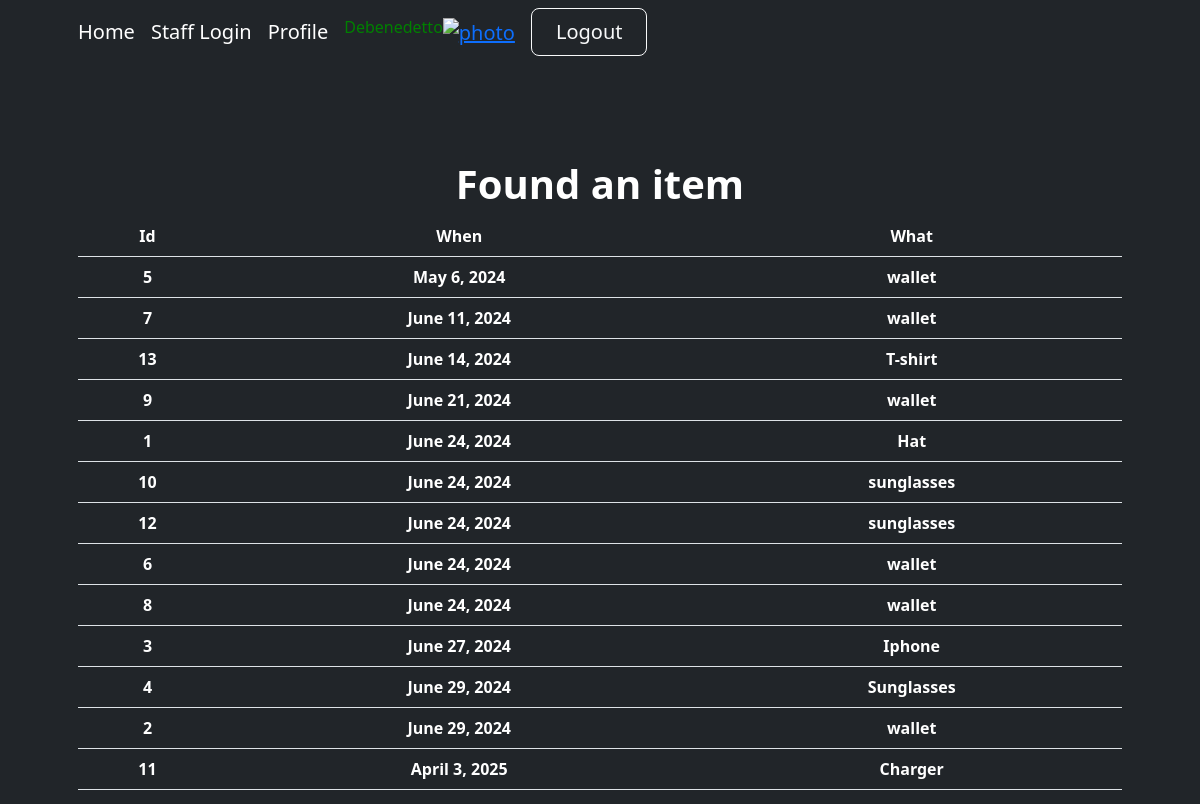
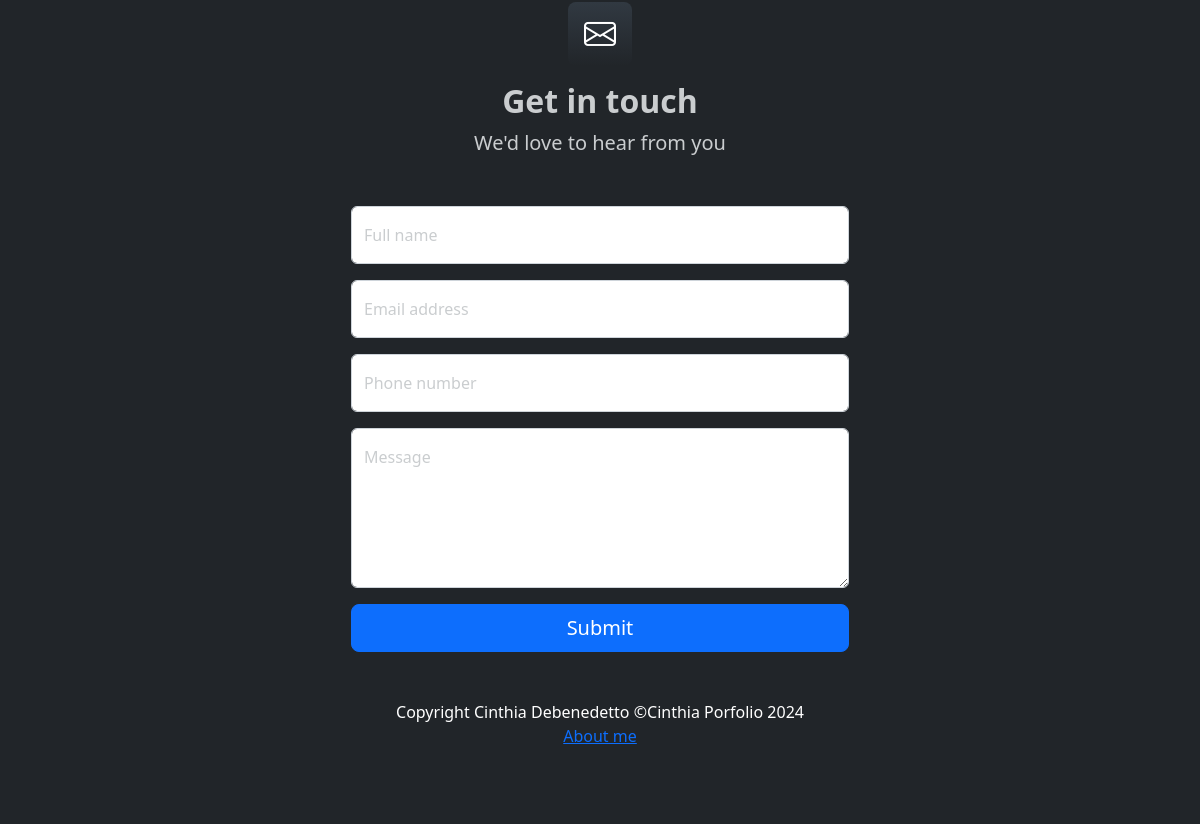
Page /encontrarItem/ (signed in) on the earlier database version (2 pictures, top to bottom).
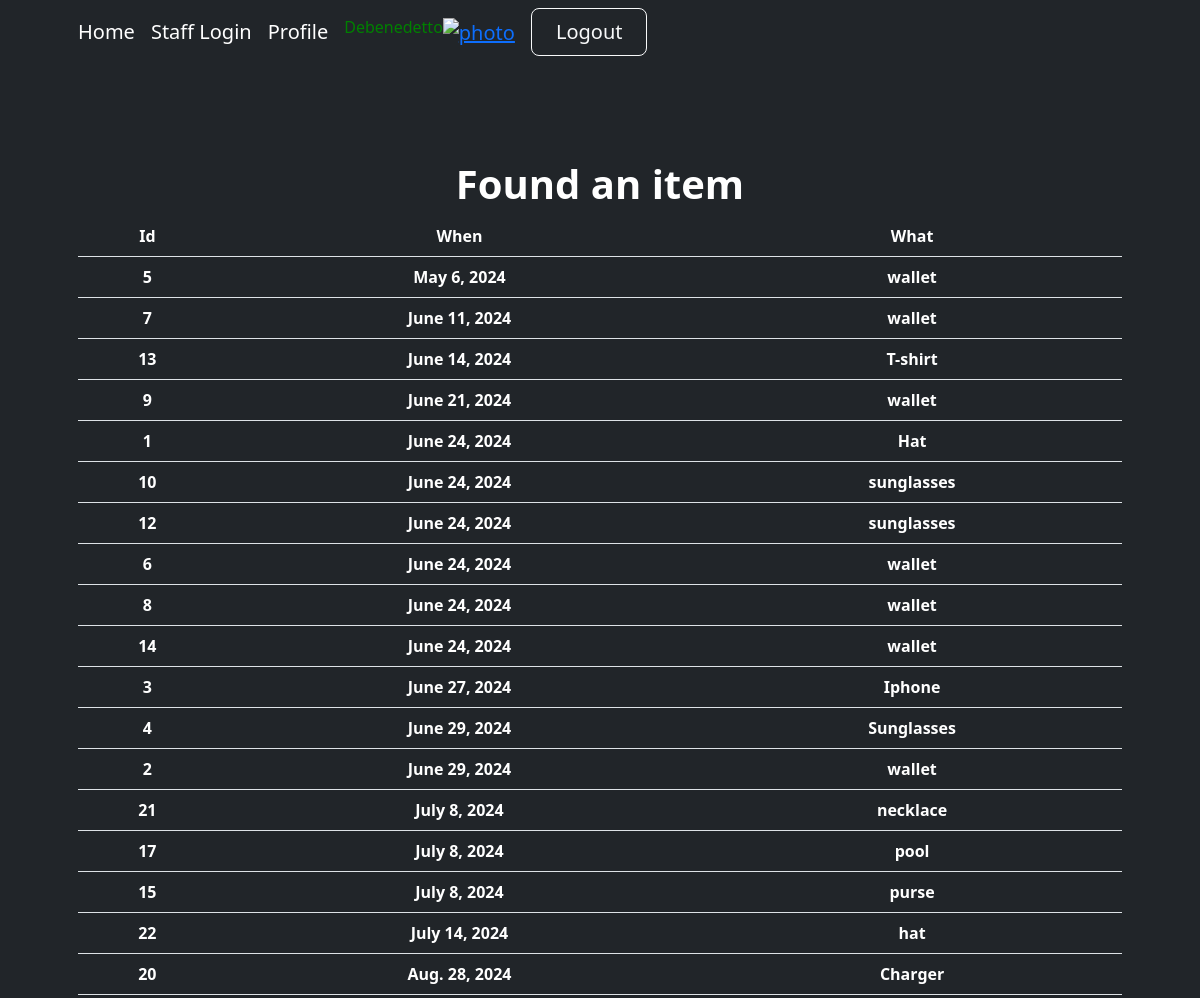
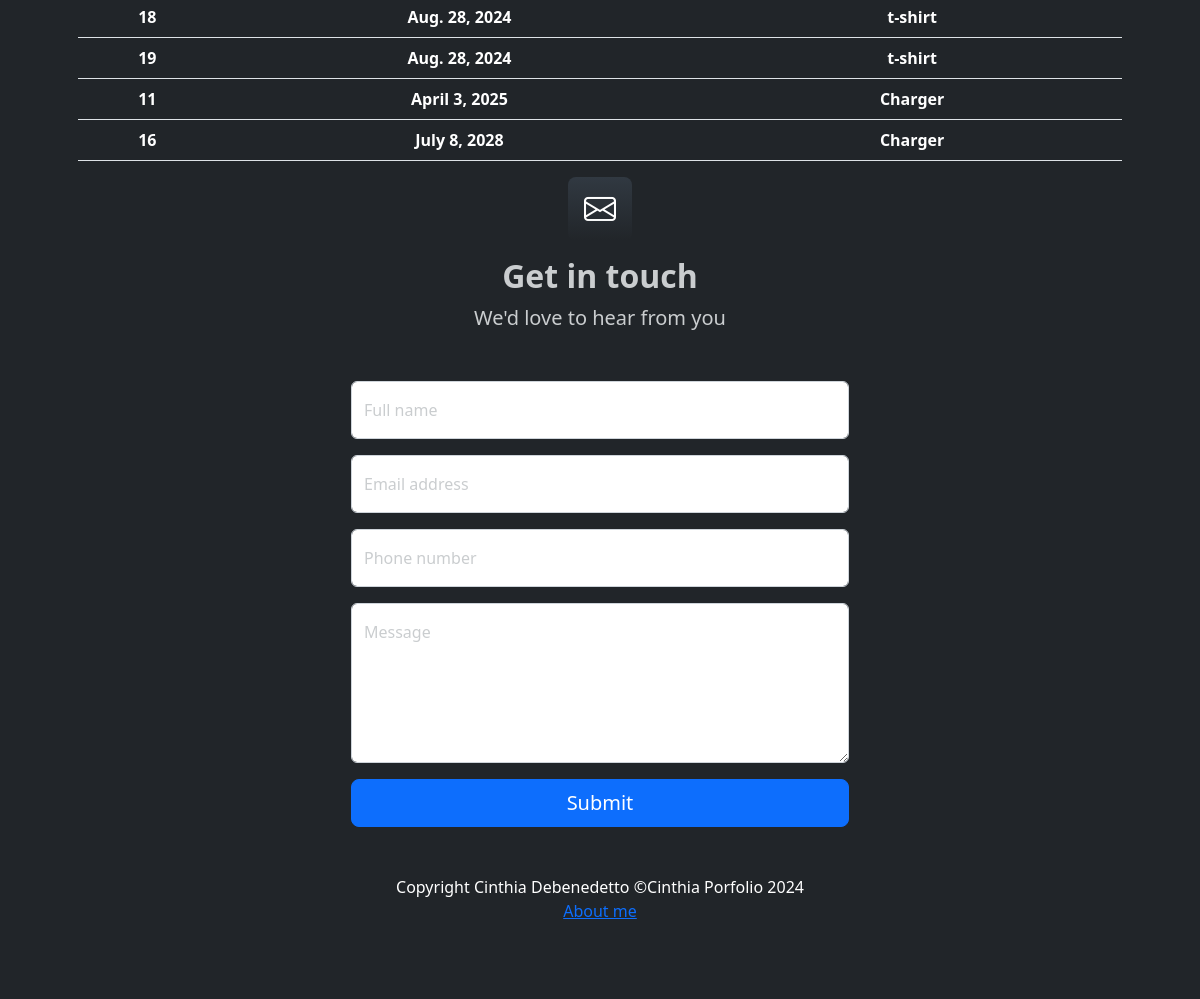
Same page on the later database version (2 pictures, top to bottom).
### busqueda/models.py (models this page shows, shortened)
class Ifound(models.Model):
        LOCATIONS = [
                    ("Lobby", "Lobby"),
                     ("Tonic bar", "Tonic bar"),
                     ("Graze: Breakfast", "Graze: Breakfast"),
                     ("Underwater Observatory", "Underwater Observatory"),
                     ("North end Pool", "North end Pool"),
                     ("Salti: Restaurant", "Salti: Restaurant"),
                     ("Infinity: Restaurant", "Infinity: Restaurant"),
                     ("Kid's club", "Kid's club"),
                     ("Living reef center", "Living reef center"),
                     ("The Shake/Candy shop", "The Shake/Candy shop"),
                     ("Canopy wing: corridor", "Canopy wing: corridor"),
                     ("Driftwood wing: corridor", "Driftwood wing: corridor"),
                     ("Harbour wing: corridor", "Harbour wing: corridor"),
                     ("Transit Lounge", "Transit Lounge"),
                     ("Ferry", "Ferry"),
                     ("South end pool", "South end pool"),
                     ("Water sports", "Water sports"),
                     ("My room", "My room"),
                     ("Lover's Cove", "Lover's Cove"),
                     ("Rain forest walk", "Rain forest walk"),
                     ("Tennis/Basquet court", "Tennis/Basquet court"),
                     ("I don't know", "I don't know"),
    ]
        when = models.DateField(validators=[validate_past_date])
        what = models.CharField(max_length=60)
        where = models.CharField(max_length=60, choices=LOCATIONS, help_text="Select a place where you lost your item")
        color = models.CharField(max_length=50)
        model = models.CharField(max_length=60)
        size = models.CharField(max_length=60)
        description = models.TextField(verbose_name="Description", help_text="Optional: Complete a short description of item", blank=True, null=True)
        photo = models.ImageField(upload_to='found_photos/', blank=True, null=True, help_text='Opcional: load a photo of the item')
        returned_owner = models.BooleanField(default=False)
        class Meta:
            verbose_name = "Found Property"
            verbose_name_plural = "Found Properties"
            ordering = ["when", "what"]

### busqueda/views.py (the view)
# urls.py: path('encontrarItem/', encontrarItem, name="encontrarItem"),
@login_required
def encontrarItem(request):
    if 'buscar' in request.GET:
        patron = request.GET['buscar'].strip()
        if patron:
            queryset = (
                Ifound.objects.filter(what__icontains=patron)
                | Ifound.objects.filter(where__icontains=patron)
                | Ifound.objects.filter(when__icontains=patron)
                | Ifound.objects.filter(color__icontains=patron)
                | Ifound.objects.filter(model__icontains=patron)
                | Ifound.objects.filter(size__icontains=patron)
            ).distinct()
            found = list(queryset)
        else:
            found = Ifound.objects.all()
    else:
        found = Ifound.objects.all()
    contexto = {'found': found}
    return render(request, "busqueda/found.html", contexto)

### busqueda/templates/busqueda/found.html
{% extends "busqueda/index.html" %}
{% block titulo %}
<h1 class="display-10 fw-bolder text-white">Found an item</h1>
{% endblock titulo %}
{% block contenido %}
<table class="table" class="display-10 fw-bolder text-white">
    <thead class="display-10 fw-bolder text-white">
        <tr>
            <th>Id</th>
            <th>When</th>
            <th>What</th>
        </tr>
    </thead>
    <tbody class="display-10 fw-bolder text-white">
    {% for w in found  %}
        <tr class="display-10 fw-bolder text-white">
            <td>{{ w.id }}</td>
            <td>{{ w.when }}</td>
            <td>{{ w.what }}</td>
        </tr>
    {% endfor %}
    </tbody>
</table>
{% endblock contenido %}

### busqueda/templates/busqueda/index.html (shortened to what this page needs)
<!DOCTYPE html>
<html lang="en">
    <head>
        {% load static %}
        <link href="https://cdn.jsdelivr.net/npm/bootstrap-icons@1.4.1/font/bootstrap-icons.css" rel="stylesheet" />
        <link href="{% static 'css/styles.css'%}" rel="stylesheet" />
        <link rel="stylesheet" href="https://cdnjs.cloudflare.com/ajax/libs/font-awesome/6.4.0/css/all.min.css">
        <link rel="stylesheet" href="https://code.jquery.com/ui/1.12.1/themes/base/jquery-ui.css">
</head>
    </head>
    <body>
        <nav class="navbar navbar-expand-lg navbar-dark bg-dark">
            <div class="container px-5">
                <a class="navbar-brand" href="{% url 'home' %}">Home</a>
                <a class="navbar-brand" href="{% url 'admin' %}">Staff Login</a>
                {% if user.is_authenticated %}
               <a class="navbar-brand" href="{% url 'perfil' %}">Profile</a>
                    <h6 style="color:green">{{user.last_name}}</h6>
                    <div class="navbar-brand">
                        <a href= "{% url 'agregar_avatar'%}"><img src="{{request.session.avatar}}" height= "40px" weight="40px" alt="photo"></a>
                    </div>
                    {% endif %}
                <div class="collapse navbar-collapse" id="navbarSupportedContent">
                {% if user.is_authenticated %}
                <form method="post" action="{% url 'logout' %}">
                    <button type="submit" class="btn btn-outline-light btn-lg px-4" >Logout</button>
                  </form>
                </div>
                {% endif %}
                </div>
        </nav>
        <header class="bg-dark py-5">
            <div class="container px-5">
                <div class="row gx-5 justify-content-center">
                    <div class="col-lg-12">
                        <div class="text-center my-5">
                            {% block titulo %}{% endblock titulo %}
                            {% block contenido %}{% endblock contenido %}
    <section style="background-color: #212529">
        <div>
            <div class="text-center mb-5" >
                <div class="feature bg-primary bg-gradient text-white rounded-3 mb-3"><i class="bi bi-envelope"></i></div>
                <h2 class="fw-bolder">Get in touch</h2>
                <p class="lead mb-0">We'd love to hear from you</p>
            </div>
            <div class="row gx-5 justify-content-center">
                <div class="col-lg-6">
                    <form method="post" action="{% url 'contactar' %}">
                        <div class="form-floating mb-3">
                            <input class="form-control" id="name" type="text" name="name" placeholder="Enter your name..." required />
                            <label for="name">Full name</label>
                        </div>
                        <div class="form-floating mb-3">
                            <input class="form-control" id="email" type="email" name="email" placeholder="name@example.com" required />
                            <label for="email">Email address</label>
                        </div>
                        <div class="form-floating mb-3">
                            <input class="form-control" id="phone" type="tel" name="phone" placeholder="(123) 456-7890" required />
                            <label for="phone">Phone number</label>
                        </div>
                        <div class="form-floating mb-3">
                            <textarea class="form-control" id="message" name="message" placeholder="Enter your message here..." style="height: 10rem" required></textarea>
                            <label for="message">Message</label>
                        </div>
                        <div class="d-grid">
                            <button class="btn btn-primary btn-lg" type="submit">Submit</button>
                        </div>
                    </form>
                </div>
            </div>
        </div>
    </section>
        <footer class="py-5 bg-dark">
            <div class="container px-5"><p class="m-0 text-center text-white">Copyright Cinthia Debenedetto &copy;Cinthia Porfolio 2024</p></div>
            <a class="row gx-5 justify-content-center" href="{% url 'aboutme' %}">About me</a>
        </footer>
    </body>
</html>

Differences in the rows shown:
added Ifound: id "14", when "June 24, 2024", what "wallet"
added Ifound: id "21", when "July 8, 2024", what "necklace"
added Ifound: id "17", when "July 8, 2024", what "pool"
added Ifound: id "15", when "July 8, 2024", what "purse"
added Ifound: id "22", when "July 14, 2024", what "hat"
added Ifound: id "20", when "Aug. 28, 2024", what "Charger"
added Ifound: id "18", when "Aug. 28, 2024", what "t-shirt"
added Ifound: id "19", when "Aug. 28, 2024", what "t-shirt"
added Ifound: id "16", when "July 8, 2028", what "Charger"
